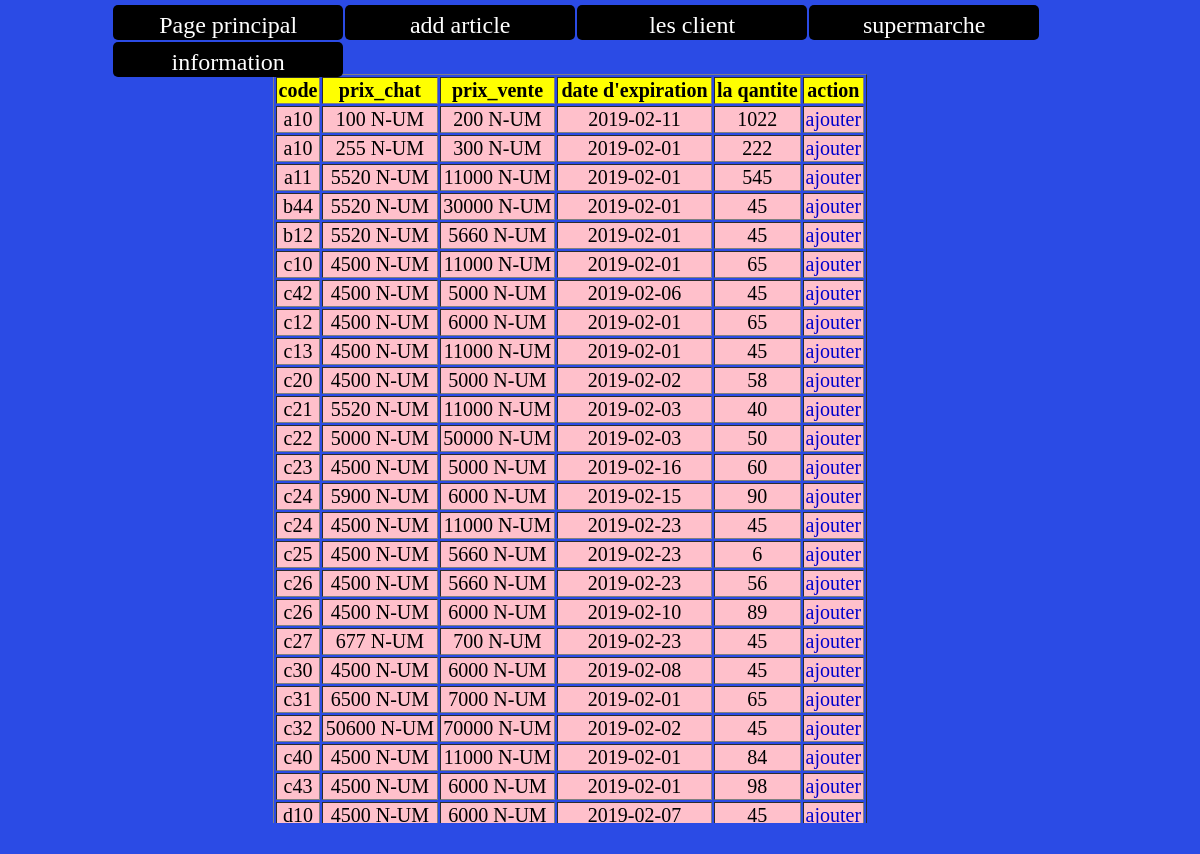
Screenshot of /liste_articles.php with the database file from the repository.
### tables this page shows
CREATE TABLE `article` (
  `id` int(11) NOT NULL,
  `code` varchar(250) NOT NULL,
  `prix` int(11) NOT NULL,
  `p_vente` int(11) NOT NULL,
  `date_expi` varchar(250) NOT NULL,
  `qte` int(11) NOT NULL,
  `qte_v` int(11) DEFAULT '0',
  `e_id` int(11) NOT NULL
);

### liste_articles.php (the view, shortened to what this page needs)
<!DOCTYPE htm>
<html>
<head>
<link rel="stylesheet" type="text/css" href="style_liste.css"/>
</head>
<body>
<div class="conten">
<div class="ull"><ul>
	<li><a href="index1.php">Page principal</a></li>
	<li><a href="article.php">add article</a></li>
	<li><a href="client.php">les client</a></li>
	  <li><a href="super.php">supermarche</a> </li>
	  <li><a>information</a>
	 </li>
</ul></div>
<?php
include_once 'config.php';
$sql = "select * from article";
$result = mysqli_query($db, $sql);
echo "<div class='div'><table border><tr><th>code</th><th>prix_chat</th><th>prix_vente</th><th>date d'expiration</th><th>la qantite</th><th>action</th></tr>";
while($lin = mysqli_fetch_row($result)){
  echo "<tr><td>$lin[1]</td>";
 echo "<td>$lin[2] N-UM</td>";
 echo "<td>$lin[3] N-UM</td>";
 echo "<td>$lin[4] </td>";
 echo "<td>$lin[5] </td>";
 echo "<td><a href='?plus=$lin[0]&cod=$lin[1]' >ajouter</a></td></tr>";
}echo "</table></div>";
?></div>
</body>
</html>

### style_liste.css (style rules this page uses)
body { background:#2b4be5; margin:0; margin-top:7px; }
.conten { display:block; }
.ull ul { display:inline; list-style:none; color:white; padding:0px; left:2%; margin-top: -50px; position:absolute; }
.ull { position: relative; margin-top: 7px; margin-left: 90px; }
.ull ul li { float:left; text-align:center; width:230px; height:35px; background-color:black; opacity:1.7; line-height :40px; text-align:center; margin-left:2px; margin:1px;padding:0px; border-radius:5px; }
.ull ul li a { color:white; font-size:24px; }
a { color:#0000CC; text-decoration:none; text-decoration-style:none; cursor:POINTER; }
.div { padding-top:20px; margin-left:20%; width:55%; overflow-y:scroll; max-height:87%; margin-top:54px; }
table { width:90%; margin:auto; text-align:center; font-size:20px; }
table tr th { background:yellow; }
table tr td { background-color:pink; }

### rows the page displays
article: code "a10", prix "100", p_vente "200", date_expi "2019-02-11", qte "1022"
article: code "a10", prix "255", p_vente "300", date_expi "2019-02-01", qte "222"
article: code "a11", prix "5520", p_vente "11000", date_expi "2019-02-01", qte "545"
article: code "b44", prix "5520", p_vente "30000", date_expi "2019-02-01", qte "45"
article: code "b12", prix "5520", p_vente "5660", date_expi "2019-02-01", qte "45"
article: code "c10", prix "4500", p_vente "11000", date_expi "2019-02-01", qte "65"
article: code "c42", prix "4500", p_vente "5000", date_expi "2019-02-06", qte "45"
article: code "c12", prix "4500", p_vente "6000", date_expi "2019-02-01", qte "65"
article: code "c13", prix "4500", p_vente "11000", date_expi "2019-02-01", qte "45"
article: code "c20", prix "4500", p_vente "5000", date_expi "2019-02-02", qte "58"
article: code "c21", prix "5520", p_vente "11000", date_expi "2019-02-03", qte "40"
article: code "c22", prix "5000", p_vente "50000", date_expi "2019-02-03", qte "50"
article: code "c23", prix "4500", p_vente "5000", date_expi "2019-02-16", qte "60"
article: code "c24", prix "5900", p_vente "6000", date_expi "2019-02-15", qte "90"
article: code "c24", prix "4500", p_vente "11000", date_expi "2019-02-23", qte "45"
article: code "c25", prix "4500", p_vente "5660", date_expi "2019-02-23", qte "6"
article: code "c26", prix "4500", p_vente "5660", date_expi "2019-02-23", qte "56"
article: code "c26", prix "4500", p_vente "6000", date_expi "2019-02-10", qte "89"
article: code "c27", prix "677", p_vente "700", date_expi "2019-02-23", qte "45"
article: code "c30", prix "4500", p_vente "6000", date_expi "2019-02-08", qte "45"
article: code "c31", prix "6500", p_vente "7000", date_expi "2019-02-01", qte "65"
article: code "c32", prix "50600", p_vente "70000", date_expi "2019-02-02", qte "45"
article: code "c40", prix "4500", p_vente "11000", date_expi "2019-02-01", qte "84"
article: code "c43", prix "4500", p_vente "6000", date_expi "2019-02-01", qte "98"
article: code "d10", prix "4500", p_vente "6000", date_expi "2019-02-07", qte "45"
